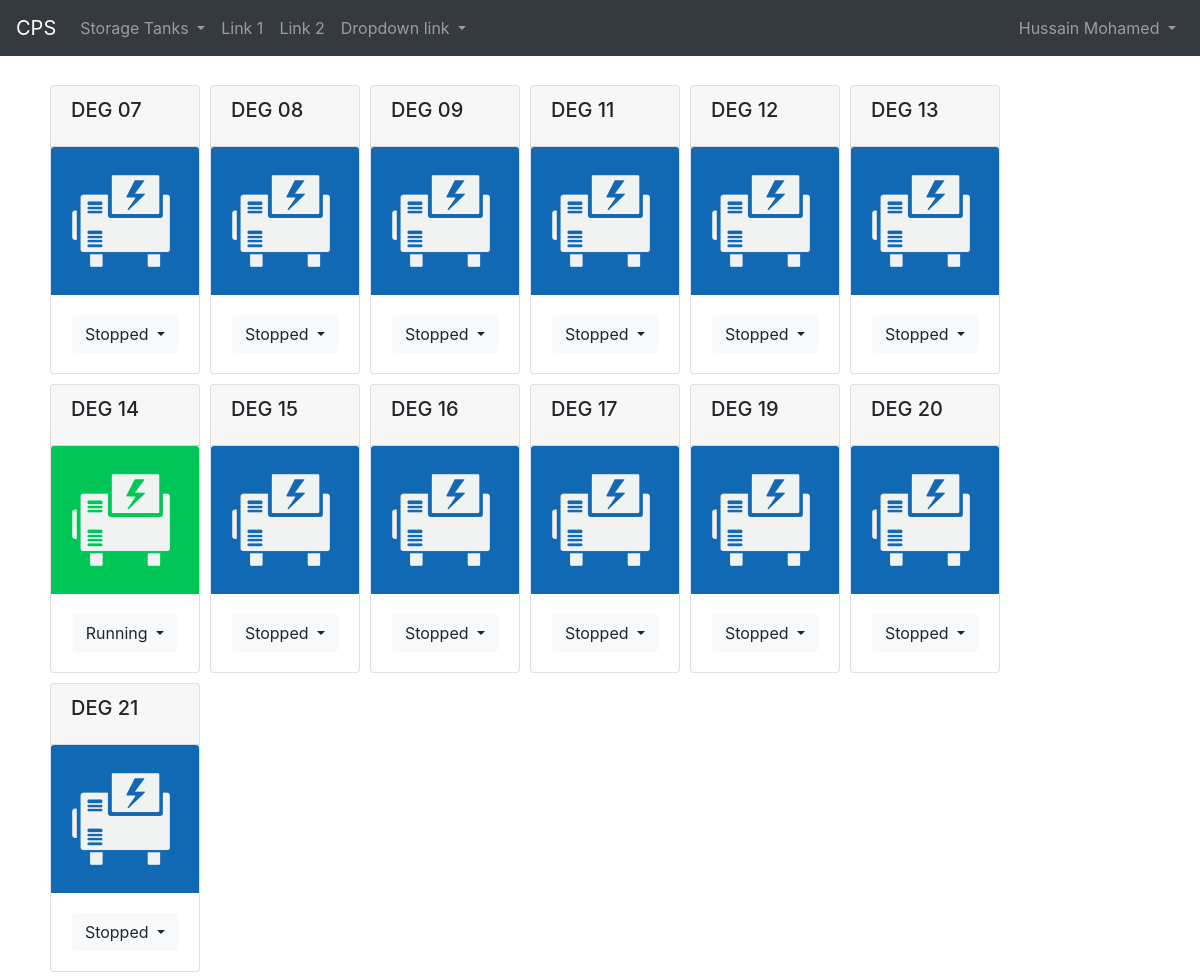
The app's page / (signed in) with its own data.
### cps/models.py (models this page shows)
class Genset(models.Model):
    class Meta:
        db_table = 'tblGensets'
        unique_together = [['engine', 'generator']]
    no = models.IntegerField(unique=True, db_index=True)
    operational = models.BooleanField(default=True)
    engine = models.ForeignKey(
        'Engine',
        on_delete=models.CASCADE
    )
    generator = models.ForeignKey(
        'Generator',
        on_delete=models.CASCADE
    )
    cap_kw = models.IntegerField()
    daytank = models.OneToOneField(
        'DayTank',
        on_delete = models.CASCADE,
        blank=True,
        null=True,
    )
    def __str__(self):
        return 'DEG {:02d}'.format(self.no)
    def running(self):
        records = RunRecord.objects.filter(genset=self.id)\
            .order_by('-record_date', '-record_time')
        if records:
            if records[0].action == "START":
                return True
        return False

### cps/views/dashboard.py (the view)
# urls.py: path('', views.dashboard.index, name='cps.dashboard'),
def index(request):
    context = {
        "gensets": Genset.objects.filter(operational=True)
    }
    return render(request, 'dashboard.html', context)

### cps/templates/dashboard.html (shortened to what this page needs)
{% extends "_base.html" %}
{% block content %}
{% load static %}
<div class="">
{% for genset in gensets %}
<div class="card floating-card" style="width: 150px;">
  <div class="card-header"><h5 class="card-title">{{ genset }}</h5></div>
  {% if genset.running %}
    <img class="card-img-top" src="{% static 'images/genset/running.png' %}" alt="{{ genset }} Running">
  {% else %}
    <img class="card-img-top" src="{% static 'images/genset/stopped.png' %}" alt="{{ genset }} Stopped">
  {% endif %}
  <div class="card-body text-center">
    <div class="dropdown">
      <button class="btn btn-light dropdown-toggle" type="button" id="btnDEG{{ genset.id }}" data-toggle="dropdown" aria-haspopup="true" aria-expanded="false">
        {% if genset.running %}
          Running
        {% else %}
          Stopped
        {% endif %}
      </button>
    </div>
  </div>
</div>
{% endfor %}
</div>
{% endblock %}

### cps/templates/_navbar.html (shortened to what this page needs)
<nav class="navbar navbar-expand-sm bg-dark navbar-dark">
    <a class="navbar-brand" href="{% url 'cps.dashboard' %}">CPS</a>
    <ul class="navbar-nav">
      <li class="nav-item dropdown">
        <a class="nav-link dropdown-toggle" href="#" id="navbardrop" data-toggle="dropdown">
          Storage Tanks
        </a>
      </li>
      <li class="nav-item">
        <a class="nav-link" href="#">Link 1</a>
      </li>
      <li class="nav-item">
        <a class="nav-link" href="#">Link 2</a>
      </li>
      <li class="nav-item dropdown">
        <a class="nav-link dropdown-toggle" href="#" id="navbardrop" data-toggle="dropdown">
          Dropdown link
        </a>
      </li>
    </ul>
    <ul class="nav navbar-nav ml-auto">
      {% if user.is_authenticated %}
        <li class="nav-item dropdown">
          <a class="nav-link dropdown-toggle" href="#" id="navbardrop" data-toggle="dropdown">
            {{ user.get_full_name }}
          </a>
        </li>
      {% else %}
        <li class="nav-item">
          <a class="nav-link" href="#">Login</a>
        </li>
      {% endif %}
    </ul>
  </nav>

### public/custom-styles.css (style rules this page uses)
.floating-card { float: left; margin: 5px; max-width: 200px; }

### records on screen
Genset: no "DEG 07", shows "Stopped"
Genset: no "DEG 08", shows "Stopped"
Genset: no "DEG 09", shows "Stopped"
Genset: no "DEG 11", shows "Stopped"
Genset: no "DEG 12", shows "Stopped"
Genset: no "DEG 13", shows "Stopped"
Genset: no "DEG 14", shows "Running"
Genset: no "DEG 15", shows "Stopped"
Genset: no "DEG 16", shows "Stopped"
Genset: no "DEG 17", shows "Stopped"
Genset: no "DEG 19", shows "Stopped"
Genset: no "DEG 20", shows "Stopped"
Genset: no "DEG 21", shows "Stopped"

### other values on screen
{{ user.get_full_name }} "Hussain Mohamed"
